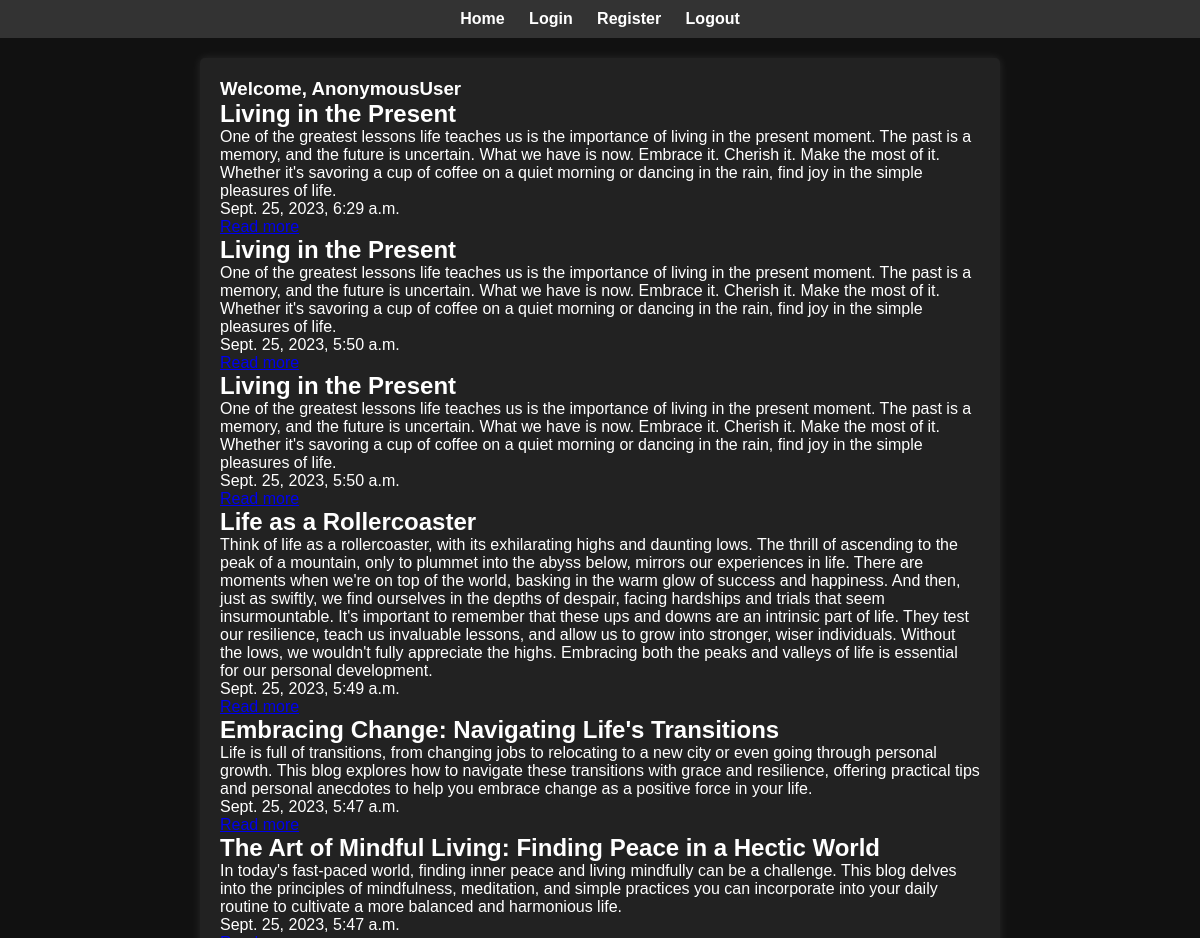
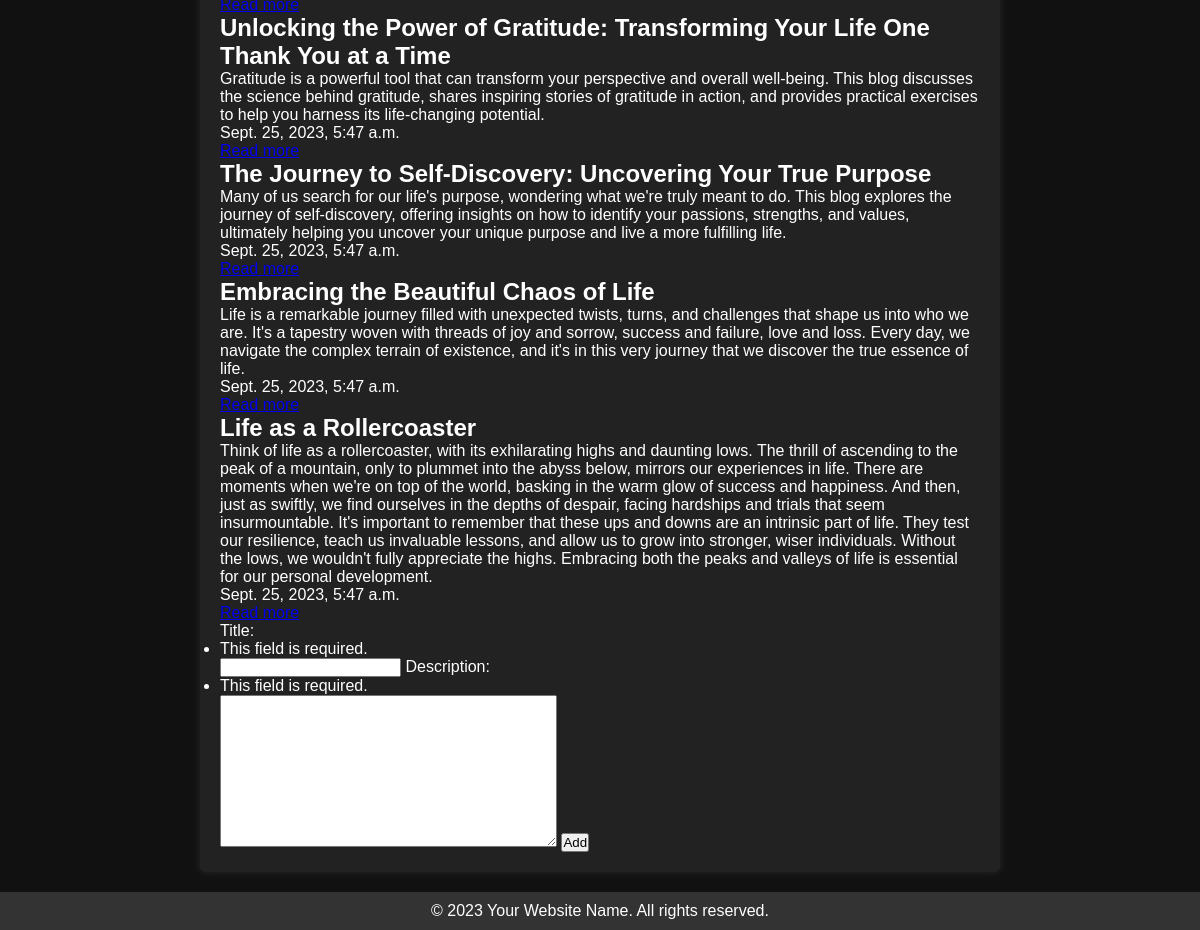
The page / on the database its author committed (2 pictures, top to bottom).
### base/models.py (models this page shows, shortened)
class New(models.Model):
    title = models.CharField(max_length=200)
    description = models.TextField()
    date_created = models.DateTimeField(auto_created=True, auto_now_add=True)

### base/views.py (the view)
# urls.py: path("", views.home, name="home"),
def home(request):
    news = New.objects.all().order_by("-date_created")
    form = AddBlog(request.POST)
    if request.method == "POST":
        if form.is_valid():
            form.save()
    context = {
        "news": news,
        "form": form,
    }
    return render(request, "index.html", context)

### base/forms.py
class AddBlog(forms.ModelForm):
    class Meta:
        model = New
        fields = "__all__"

### base/templates/index.html (shortened to what this page needs)
{% extends 'base.html' %}
{% block content %}
<section class="blog-posts">
    <article>
        <h1>Welcome, {{request.user}}</h1>
        {% for x in news %}
        <h2>{{x.title}}</h2>
        <p>{{x.description}}</p>
        <p>{{x.date_created}}</p>
        <a href="{% url 'detail' x.id %}">Read more</a>
        {% endfor %}
    </article>
<form method="post">
    {{form}}
    <input type="submit" value="Add" />
</form>
</section>
{% endblock %}

### base/templates/base.html (shortened to what this page needs)
<!DOCTYPE html>
{% load static %}
<html lang="en">
<head>
    <link rel="stylesheet" href="{% static 'styles.css' %}">
</head>
<body>
    <header>
        <nav>
            <ul>
                <li><a href="/">Home</a></li>
                <li><a href="{% url "login" %}">Login</a></li>
                <li><a href="{% url "register" %}">Register</a></li>
                <li><a href="{% url "logout" %}">Logout</a></li>
            </ul>
        </nav>
    </header>
    <main>
        {% block content %}
        {% endblock %}
    </main>
    <footer>
        <p>&copy; 2023 Your Website Name. All rights reserved.</p>
    </footer>
</body>
</html>

### base/static/styles.css (style rules this page uses)
* { margin: 0; padding: 0; box-sizing: border-box; }
body { font-family: Arial, sans-serif; background-color: #111; color: #fff; margin: 0; padding: 0; }
header { background-color: #333; color: #fff; padding: 10px 0; }
nav ul { list-style: none; padding: 0; text-align: center; }
nav li { display: inline; margin: 0 10px; }
nav a { text-decoration: none; color: #fff; font-weight: bold; }
main { max-width: 800px; margin: 20px auto; padding: 20px; background-color: #222; border-radius: 5px; box-shadow: 0 0 10px rgba(255, 255, 255, 0.1); }
footer { background-color: #333; color: #fff; text-align: center; padding: 10px 0; }

### rows shown on the page
New: title "Living in the Present", description "One of the greatest lessons life teaches us is the importance of living in the present moment. The past is a memory, and the future is uncertain. What we have is now. Embrace it. Cherish it. Make the most of it. Whether it's savoring a cup of coffee on a quiet morning or dancing in the rain, find joy in the simple pleasures of life.", date_created "Sept. 25, 2023, 6:29 a.m."
New: title "Living in the Present", description "One of the greatest lessons life teaches us is the importance of living in the present moment. The past is a memory, and the future is uncertain. What we have is now. Embrace it. Cherish it. Make the most of it. Whether it's savoring a cup of coffee on a quiet morning or dancing in the rain, find joy in the simple pleasures of life.", date_created "Sept. 25, 2023, 5:50 a.m."
New: title "Living in the Present", description "One of the greatest lessons life teaches us is the importance of living in the present moment. The past is a memory, and the future is uncertain. What we have is now. Embrace it. Cherish it. Make the most of it. Whether it's savoring a cup of coffee on a quiet morning or dancing in the rain, find joy in the simple pleasures of life.", date_created "Sept. 25, 2023, 5:50 a.m."
New: title "Life as a Rollercoaster", description "Think of life as a rollercoaster, with its exhilarating highs and daunting lows. The thrill of ascending to the peak of a mountain, only to plummet into the abyss below, mirrors our experiences in life. There are moments when we're on top of the world, basking in the warm glow of success and happiness. And then, just as swiftly, we find ourselves in the depths of despair, facing hardships and trials that seem insurmountable. It's important to remember that these ups and downs are an intrinsic part of life. They test our resilience, teach us invaluable lessons, and allow us to grow into stronger, wiser individuals. Without the lows, we wouldn't fully appreciate the highs. Embracing both the…", date_created "Sept. 25, 2023, 5:49 a.m."
New: title "Embracing Change: Navigating Life's Transitions", description "Life is full of transitions, from changing jobs to relocating to a new city or even going through personal growth. This blog explores how to navigate these transitions with grace and resilience, offering practical tips and personal anecdotes to help you embrace change as a positive force in your life.", date_created "Sept. 25, 2023, 5:47 a.m."
New: title "The Art of Mindful Living: Finding Peace in a Hectic World", description "In today's fast-paced world, finding inner peace and living mindfully can be a challenge. This blog delves into the principles of mindfulness, meditation, and simple practices you can incorporate into your daily routine to cultivate a more balanced and harmonious life.", date_created "Sept. 25, 2023, 5:47 a.m."
New: title "Unlocking the Power of Gratitude: Transforming Your Life One Thank You at a Time", description "Gratitude is a powerful tool that can transform your perspective and overall well-being. This blog discusses the science behind gratitude, shares inspiring stories of gratitude in action, and provides practical exercises to help you harness its life-changing potential.", date_created "Sept. 25, 2023, 5:47 a.m."
New: title "The Journey to Self-Discovery: Uncovering Your True Purpose", description "Many of us search for our life's purpose, wondering what we're truly meant to do. This blog explores the journey of self-discovery, offering insights on how to identify your passions, strengths, and values, ultimately helping you uncover your unique purpose and live a more fulfilling life.", date_created "Sept. 25, 2023, 5:47 a.m."
New: title "Embracing the Beautiful Chaos of Life", description "Life is a remarkable journey filled with unexpected twists, turns, and challenges that shape us into who we are. It's a tapestry woven with threads of joy and sorrow, success and failure, love and loss. Every day, we navigate the complex terrain of existence, and it's in this very journey that we discover the true essence of life.", date_created "Sept. 25, 2023, 5:47 a.m."
New: title "Life as a Rollercoaster", description "Think of life as a rollercoaster, with its exhilarating highs and daunting lows. The thrill of ascending to the peak of a mountain, only to plummet into the abyss below, mirrors our experiences in life. There are moments when we're on top of the world, basking in the warm glow of success and happiness. And then, just as swiftly, we find ourselves in the depths of despair, facing hardships and trials that seem insurmountable. It's important to remember that these ups and downs are an intrinsic part of life. They test our resilience, teach us invaluable lessons, and allow us to grow into stronger, wiser individuals. Without the lows, we wouldn't fully appreciate the highs. Embracing both the…", date_created "Sept. 25, 2023, 5:47 a.m."

### other values the page prints
{{ request.user }} "AnonymousUser"
